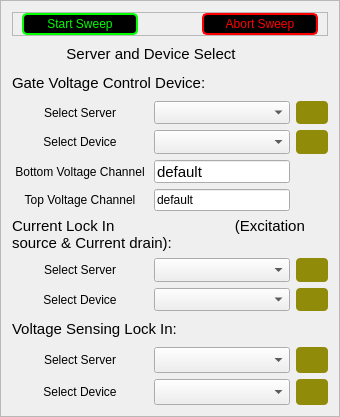
        <widget class="QFrame" name="frame_Current_Lockin_Setting">
         <property name="styleSheet">
          <string notr="true">#frame_Current_Lockin_Setting{
border:1px solid rgb(168,168,168)
}</string>
         </property>
         <property name="frameShape">
          <enum>QFrame::StyledPanel</enum>
         </property>
         <property name="frameShadow">
          <enum>QFrame::Raised</enum>
         </property>
         <layout class="QGridLayout" name="gridLayout_2" rowstretch="1,1,1,1,1,1,1,1,1,1,1,0,0" columnstretch="2,2,0">
          <item row="4" column="0">
           <widget class="QLabel" name="label_11">
            <property name="minimumSize">
             <size>
              <width>60</width>
              <height>20</height>
             </size>
            </property>
            <property name="styleSheet">
             <string notr="true">#label_ImageNum{
color: rgb(168, 168, 168)
}</string>
            </property>
            <property name="text">
             <string>Select Device</string>
            </property>
            <property name="alignment">
             <set>Qt::AlignCenter</set>
            </property>
           </widget>
          </item>
          <item row="3" column="1">
           <widget class="QComboBox" name="comboBox_DataAquisition_SelectServer">
            <property name="sizePolicy">
             <sizepolicy hsizetype="Preferred" vsizetype="Preferred">
              <horstretch>0</horstretch>
              <verstretch>0</verstretch>
             </sizepolicy>
            </property>
            <property name="minimumSize">
             <size>
              <width>50</width>
              <height>20</height>
             </size>
            </property>
            <property name="maximumSize">
             <size>
              <width>16777215</width>
              <height>16777215</height>
             </size>
            </property>
            <property name="font">
             <font>
              <pointsize>11</pointsize>
             </font>
            </property>
            <property name="currentIndex">
             <number>-1</number>
            </property>
           </widget>
          </item>
          <item row="3" column="2">
           <widget class="QPushButton" name="pushButton_DataAquisition_ServerIndicator">
            <property name="sizePolicy">
             <sizepolicy hsizetype="Preferred" vsizetype="Minimum">
              <horstretch>0</horstretch>
              <verstretch>0</verstretch>
             </sizepolicy>
            </property>
            <property name="minimumSize">
             <size>
              <width>20</width>
              <height>20</height>
             </size>
            </property>
            <property name="maximumSize">
             <size>
              <width>16777215</width>
              <height>16777215</height>
             </size>
            </property>
            <property name="toolTip">
             <string/>
            </property>
            <property name="styleSheet">
             <string notr="true">#pushButton_DataAquisition_ServerIndicator{
background: rgb(144, 140, 9);
 border-radius: 4px;
}</string>
            </property>
            <property name="text">
             <string/>
            </property>
            <property name="default">
             <bool>false</bool>
            </property>
           </widget>
          </item>
          <item row="4" column="2">
           <widget class="QPushButton" name="pushButton_DataAquisition_DeviceIndicator">
            <property name="sizePolicy">
             <sizepolicy hsizetype="Preferred" vsizetype="Minimum">
              <horstretch>0</horstretch>
              <verstretch>0</verstretch>
             </sizepolicy>
            </property>
            <property name="minimumSize">
             <size>
              <width>20</width>
              <height>20</height>
             </size>
            </property>
            <property name="maximumSize">
             <size>
              <width>16777215</width>
              <height>16777215</height>
             </size>
            </property>
            <property name="toolTip">
             <string/>
            </property>
            <property name="styleSheet">
             <string notr="true">#pushButton_DataAquisition_DeviceIndicator{
background: rgb(144, 140, 9);
 border-radius: 4px;
}</string>
            </property>
            <property name="text">
             <string/>
            </property>
            <property name="default">
             <bool>false</bool>
            </property>
           </widget>
          </item>
          <item row="9" column="0">
           <widget class="QLabel" name="label_10">
            <property name="minimumSize">
             <size>
              <width>60</width>
              <height>20</height>
             </size>
            </property>
            <property name="styleSheet">
             <string notr="true">#label_ImageNum{
color: rgb(168, 168, 168)
}</string>
            </property>
            <property name="text">
             <string>Select Device</string>
            </property>
            <property name="alignment">
             <set>Qt::AlignCenter</set>
            </property>
           </widget>
          </item>
          <item row="9" column="1">
           <widget class="QComboBox" name="comboBox_Current_LI_SelectDevice">
            <property name="sizePolicy">
             <sizepolicy hsizetype="Preferred" vsizetype="Preferred">
              <horstretch>0</horstretch>
              <verstretch>0</verstretch>
             </sizepolicy>
            </property>
            <property name="minimumSize">
             <size>
              <width>50</width>
              <height>20</height>
             </size>
            </property>
            <property name="maximumSize">
             <size>
              <width>16777215</width>
              <height>16777215</height>
             </size>
            </property>
            <property name="font">
             <font>
              <pointsize>11</pointsize>
             </font>
            </property>
            <property name="currentIndex">
             <number>-1</number>
            </property>
           </widget>
          </item>
          <item row="2" column="0" colspan="2">
           <widget class="QLabel" name="label_36">
            <property name="minimumSize">
             <size>
              <width>60</width>
              <height>20</height>
             </size>
            </property>
            <property name="font">
             <font>
              <pointsize>11</pointsize>
             </font>
            </property>
            <property name="styleSheet">
             <string notr="true">#label_ImageNum{
color: rgb(168, 168, 168)
}</string>
            </property>
            <property name="text">
             <string>Gate Voltage Control Device:</string>
            </property>
            <property name="alignment">
             <set>Qt::AlignLeading|Qt::AlignLeft|Qt::AlignVCenter</set>
            </property>
           </widget>
          </item>
          <item row="3" column="0">
           <widget class="QLabel" name="label_20">
            <property name="minimumSize">
             <size>
              <width>60</width>
              <height>20</height>
             </size>
            </property>
            <property name="styleSheet">
             <string notr="true">#label_ImageNum{
color: rgb(168, 168, 168)
}</string>
            </property>
            <property name="text">
             <string>Select Server</string>
            </property>
            <property name="alignment">
             <set>Qt::AlignCenter</set>
            </property>
           </widget>
          </item>
          <item row="4" column="1">
           <widget class="QComboBox" name="comboBox_DataAquisition_SelectDevice">
            <property name="sizePolicy">
             <sizepolicy hsizetype="Preferred" vsizetype="Preferred">
              <horstretch>0</horstretch>
              <verstretch>0</verstretch>
             </sizepolicy>
            </property>
            <property name="minimumSize">
             <size>
              <width>50</width>
              <height>20</height>
             </size>
            </property>
            <property name="maximumSize">
             <size>
              <width>16777215</width>
              <height>16777215</height>
             </size>
            </property>
            <property name="font">
             <font>
              <pointsize>11</pointsize>
             </font>
            </property>
            <property name="currentIndex">
             <number>-1</number>
            </property>
           </widget>
          </item>
          <item row="8" column="2">
           <widget class="QPushButton" name="pushButton_Current_LI_ServerIndicator">
            <property name="sizePolicy">
             <sizepolicy hsizetype="Preferred" vsizetype="Preferred">
              <horstretch>0</horstretch>
              <verstretch>0</verstretch>
             </sizepolicy>
            </property>
            <property name="minimumSize">
             <size>
              <width>20</width>
              <height>20</height>
             </size>
            </property>
            <property name="maximumSize">
             <size>
              <width>16777215</width>
              <height>16777215</height>
             </size>
            </property>
            <property name="toolTip">
             <string/>
            </property>
            <property name="styleSheet">
             <string notr="true">#pushButton_Current_LI_ServerIndicator{
background: rgb(144, 140, 9);
 border-radius: 4px;
}</string>
            </property>
            <property name="text">
             <string/>
            </property>
            <property name="default">
             <bool>false</bool>
            </property>
           </widget>
          </item>
          <item row="7" column="0" colspan="3">
           <widget class="QLabel" name="label_34">
            <property name="minimumSize">
             <size>
              <width>60</width>
              <height>20</height>
             </size>
            </property>
            <property name="font">
             <font>
              <pointsize>11</pointsize>
             </font>
            </property>
            <property name="styleSheet">
             <string notr="true">#label_ImageNum{
color: rgb(168, 168, 168)
}</string>
            </property>
            <property name="text">
             <string>Current Lock In                             (Excitation source &amp; Current drain):</string>
            </property>
            <property name="alignment">
             <set>Qt::AlignLeading|Qt::AlignLeft|Qt::AlignVCenter</set>
            </property>
            <property name="wordWrap">
             <bool>true</bool>
            </property>
           </widget>
          </item>
          <item row="9" column="2">
           <widget class="QPushButton" name="pushButton_Current_LI_DeviceIndicator">
            <property name="sizePolicy">
             <sizepolicy hsizetype="Preferred" vsizetype="Preferred">
              <horstretch>0</horstretch>
              <verstretch>0</verstretch>
             </sizepolicy>
            </property>
            <property name="minimumSize">
             <size>
              <width>20</width>
              <height>20</height>
             </size>
            </property>
            <property name="maximumSize">
             <size>
              <width>16777215</width>
              <height>16777215</height>
             </size>
            </property>
            <property name="toolTip">
             <string/>
            </property>
            <property name="styleSheet">
             <string notr="true">#pushButton_Current_LI_DeviceIndicator{
background: rgb(144, 140, 9);
 border-radius: 4px;
}</string>
            </property>
            <property name="text">
             <string/>
            </property>
            <property name="default">
             <bool>false</bool>
            </property>
           </widget>
          </item>
          <item row="5" column="1">
           <widget class="QLineEdit" name="lineEdit_DataAquisition_VbChannel">
            <property name="sizePolicy">
             <sizepolicy hsizetype="Preferred" vsizetype="Preferred">
              <horstretch>0</horstretch>
              <verstretch>0</verstretch>
             </sizepolicy>
            </property>
            <property name="minimumSize">
             <size>
              <width>50</width>
              <height>20</height>
             </size>
            </property>
            <property name="maximumSize">
             <size>
              <width>16777215</width>
              <height>16777215</height>
             </size>
            </property>
            <property name="font">
             <font>
              <pointsize>11</pointsize>
             </font>
            </property>
            <property name="toolTip">
             <string>Select Position of SIM900</string>
            </property>
            <property name="text">
             <string>default</string>
            </property>
           </widget>
          </item>
          <item row="5" column="0">
           <widget class="QLabel" name="label_FourTerminal_Output1">
            <property name="minimumSize">
             <size>
              <width>40</width>
              <height>20</height>
             </size>
            </property>
            <property name="text">
             <string>Bottom Voltage Channel</string>
            </property>
            <property name="alignment">
             <set>Qt::AlignCenter</set>
            </property>
           </widget>
          </item>
          <item row="8" column="1">
           <widget class="QComboBox" name="comboBox_Current_LI_SelectServer">
            <property name="sizePolicy">
             <sizepolicy hsizetype="Preferred" vsizetype="Preferred">
              <horstretch>0</horstretch>
              <verstretch>0</verstretch>
             </sizepolicy>
            </property>
            <property name="minimumSize">
             <size>
              <width>50</width>
              <height>20</height>
             </size>
            </property>
            <property name="maximumSize">
             <size>
              <width>16777215</width>
              <height>16777215</height>
             </size>
            </property>
            <property name="font">
             <font>
              <pointsize>11</pointsize>
             </font>
            </property>
            <property name="currentIndex">
             <number>-1</number>
            </property>
           </widget>
          </item>
          <item row="8" column="0">
           <widget class="QLabel" name="label_19">
            <property name="minimumSize">
             <size>
              <width>60</width>
              <height>20</height>
             </size>
            </property>
            <property name="styleSheet">
             <string notr="true">#label_ImageNum{
color: rgb(168, 168, 168)
}</string>
            </property>
            <property name="text">
             <string>Select Server</string>
            </property>
            <property name="alignment">
             <set>Qt::AlignCenter</set>
            </property>
           </widget>
          </item>
          <item row="12" column="1">
           <widget class="QComboBox" name="comboBox_Voltage_LI_SelectDevice">
            <property name="sizePolicy">
             <sizepolicy hsizetype="Preferred" vsizetype="Preferred">
              <horstretch>0</horstretch>
              <verstretch>0</verstretch>
             </sizepolicy>
            </property>
            <property name="minimumSize">
             <size>
              <width>50</width>
              <height>20</height>
             </size>
            </property>
            <property name="maximumSize">
             <size>
              <width>16777215</width>
              <height>16777215</height>
             </size>
            </property>
            <property name="font">
             <font>
              <pointsize>11</pointsize>
             </font>
            </property>
            <property name="currentIndex">
             <number>-1</number>
            </property>
           </widget>
          </item>
          <item row="11" column="1">
           <widget class="QComboBox" name="comboBox_Voltage_LI_SelectServer">
            <property name="sizePolicy">
             <sizepolicy hsizetype="Preferred" vsizetype="Preferred">
              <horstretch>0</horstretch>
              <verstretch>0</verstretch>
             </sizepolicy>
            </property>
            <property name="minimumSize">
             <size>
              <width>50</width>
              <height>20</height>
             </size>
            </property>
            <property name="maximumSize">
             <size>
              <width>16777215</width>
              <height>16777215</height>
             </size>
            </property>
            <property name="font">
             <font>
              <pointsize>11</pointsize>
             </font>
            </property>
            <property name="currentIndex">
             <number>-1</number>
            </property>
           </widget>
          </item>
          <item row="11" column="2">
           <widget class="QPushButton" name="pushButton_Voltage_LI_ServerIndicator">
            <property name="sizePolicy">
             <sizepolicy hsizetype="Preferred" vsizetype="Preferred">
              <horstretch>0</horstretch>
              <verstretch>0</verstretch>
             </sizepolicy>
            </property>
            <property name="minimumSize">
             <size>
              <width>20</width>
              <height>20</height>
             </size>
            </property>
            <property name="maximumSize">
             <size>
              <width>16777215</width>
              <height>16777215</height>
             </size>
            </property>
            <property name="toolTip">
             <string/>
            </property>
            <property name="styleSheet">
             <string notr="true">#pushButton_Voltage_LI_ServerIndicator{
background: rgb(144, 140, 9);
 border-radius: 4px;
}</string>
            </property>
            <property name="text">
             <string/>
            </property>
            <property name="default">
             <bool>false</bool>
            </property>
           </widget>
          </item>
          <item row="12" column="2">
           <widget class="QPushButton" name="pushButton_Voltage_LI_DeviceIndicator">
            <property name="sizePolicy">
             <sizepolicy hsizetype="Preferred" vsizetype="Preferred">
              <horstretch>0</horstretch>
              <verstretch>0</verstretch>
             </sizepolicy>
            </property>
            <property name="minimumSize">
             <size>
              <width>20</width>
              <height>20</height>
             </size>
            </property>
            <property name="maximumSize">
             <size>
              <width>16777215</width>
              <height>16777215</height>
             </size>
            </property>
            <property name="toolTip">
             <string/>
            </property>
            <property name="styleSheet">
             <string notr="true">#pushButton_Voltage_LI_DeviceIndicator{
background: rgb(144, 140, 9);
 border-radius: 4px;
}</string>
            </property>
            <property name="text">
             <string/>
            </property>
            <property name="default">
             <bool>false</bool>
            </property>
           </widget>
          </item>
          <item row="11" column="0">
           <widget class="QLabel" name="label_18">
            <property name="minimumSize">
             <size>
              <width>60</width>
              <height>20</height>
             </size>
            </property>
            <property name="styleSheet">
             <string notr="true">#label_ImageNum{
color: rgb(168, 168, 168)
}</string>
            </property>
            <property name="text">
             <string>Select Server</string>
            </property>
            <property name="alignment">
             <set>Qt::AlignCenter</set>
            </property>
           </widget>
          </item>
          <item row="10" column="0" colspan="2">
           <widget class="QLabel" name="label_35">
            <property name="minimumSize">
             <size>
              <width>60</width>
              <height>20</height>
             </size>
            </property>
            <property name="font">
             <font>
              <pointsize>11</pointsize>
             </font>
            </property>
            <property name="styleSheet">
             <string notr="true">#label_ImageNum{
color: rgb(168, 168, 168)
}</string>
            </property>
            <property name="text">
             <string>Voltage Sensing Lock In:</string>
            </property>
            <property name="alignment">
             <set>Qt::AlignLeading|Qt::AlignLeft|Qt::AlignVCenter</set>
            </property>
           </widget>
          </item>
          <item row="12" column="0">
           <widget class="QLabel" name="label_9">
            <property name="minimumSize">
             <size>
              <width>60</width>
              <height>20</height>
             </size>
            </property>
            <property name="styleSheet">
             <string notr="true">#label_ImageNum{
color: rgb(168, 168, 168)
}</string>
            </property>
            <property name="text">
             <string>Select Device</string>
            </property>
            <property name="alignment">
             <set>Qt::AlignCenter</set>
            </property>
           </widget>
          </item>
          <item row="1" column="0" colspan="2">
           <widget class="QLabel" name="label_Current_LI_Settings">
            <property name="minimumSize">
             <size>
              <width>60</width>
              <height>20</height>
             </size>
            </property>
            <property name="font">
             <font>
              <pointsize>11</pointsize>
             </font>
            </property>
            <property name="styleSheet">
             <string notr="true">#label_ImageNum{
color: rgb(168, 168, 168)
}</string>
            </property>
            <property name="text">
             <string>Server and Device Select</string>
            </property>
            <property name="alignment">
             <set>Qt::AlignCenter</set>
            </property>
           </widget>
          </item>
          <item row="6" column="0">
           <widget class="QLabel" name="label_16">
            <property name="text">
             <string>&lt;html&gt;&lt;head/&gt;&lt;body&gt;&lt;p align=&quot;center&quot;&gt;Top Voltage Channel&lt;/p&gt;&lt;/body&gt;&lt;/html&gt;</string>
            </property>
           </widget>
          </item>
          <item row="6" column="1">
           <widget class="QLineEdit" name="lineEdit_DataAquisition_VtChannel">
            <property name="text">
             <string>default</string>
            </property>
           </widget>
          </item>
          <item row="0" column="0" colspan="3">
           <widget class="QFrame" name="frame">
            <property name="styleSheet">
             <string notr="true"/>
            </property>
            <property name="frameShape">
             <enum>QFrame::StyledPanel</enum>
            </property>
            <property name="frameShadow">
             <enum>QFrame::Raised</enum>
            </property>
            <layout class="QGridLayout" name="gridLayout_3" columnstretch="2,1,2">
             <property name="topMargin">
              <number>0</number>
             </property>
             <property name="bottomMargin">
              <number>0</number>
             </property>
             <item row="0" column="0">
              <widget class="QPushButton" name="pushButton_StartFourTerminalSweep">
               <property name="sizePolicy">
                <sizepolicy hsizetype="Minimum" vsizetype="Preferred">
                 <horstretch>0</horstretch>
                 <verstretch>0</verstretch>
                </sizepolicy>
               </property>
               <property name="maximumSize">
                <size>
                 <width>16777215</width>
                 <height>16777215</height>
                </size>
               </property>
               <property name="toolTip">
                <string>Start sweep. Will parameter on lock-ins when pressed.</string>
               </property>
               <property name="styleSheet">
                <string notr="true">QPushButton:disabled#pushButton_StartFourTerminalSweep{
color: rgb(168,168,168);
background-color:rgb(50,50,50);
border: 1px solid rgb(168,168,168);
border-radius: 5px
}

QPushButton:pressed#pushButton_StartFourTerminalSweep{
color: rgb(0,255,0);
background-color:rgb(150,150,150);
border: 1px solid rgb(0,255,0);
border-radius: 5px
}

QPushButton#pushButton_StartFourTerminalSweep{
color: rgb(0,255,0);
background-color:rgb(0,0,0);
border: 2px solid rgb(0,255,0);
border-radius: 5px
}

</string>
               </property>
               <property name="text">
                <string>Start Sweep</string>
               </property>
              </widget>
             </item>
             <item row="0" column="1">
              <spacer name="horizontalSpacer_2">
               <property name="orientation">
                <enum>Qt::Horizontal</enum>
               </property>
               <property name="sizeHint" stdset="0">
                <size>
                 <width>5</width>
                 <height>20</height>
                </size>
               </property>
              </spacer>
             </item>
             <item row="0" column="2">
              <widget class="QPushButton" name="pushButton_AbortFourTerminalSweep">
               <property name="sizePolicy">
                <sizepolicy hsizetype="Minimum" vsizetype="Preferred">
                 <horstretch>0</horstretch>
                 <verstretch>0</verstretch>
                </sizepolicy>
               </property>
               <property name="maximumSize">
                <size>
                 <width>16777215</width>
                 <height>16777215</height>
                </size>
               </property>
               <property name="toolTip">
                <string>Abort Sweep</string>
               </property>
               <property name="styleSheet">
                <string notr="true">QPushButton:disabled#pushButton_AbortFourTerminalSweep{
color: rgb(168,168,168);
background-color:rgb(50,50,50);
border: 1px solid rgb(168,168,168);
border-radius: 5px
}

QPushButton:pressed#pushButton_AbortFourTerminalSweep{
color: rgb(255,0,0);
background-color:rgb(150,150,150);
border: 1px solid rgb(255,0,0);
border-radius: 5px
}

QPushButton#pushButton_AbortFourTerminalSweep{
color: rgb(255,0,0);
background-color:rgb(0,0,0);
border: 2px solid rgb(255,0,0);
border-radius: 5px
}

</string>
               </property>
               <property name="text">
                <string>Abort Sweep</string>
               </property>
              </widget>
             </item>
            </layout>
           </widget>
          </item>
         </layout>
        </widget>
